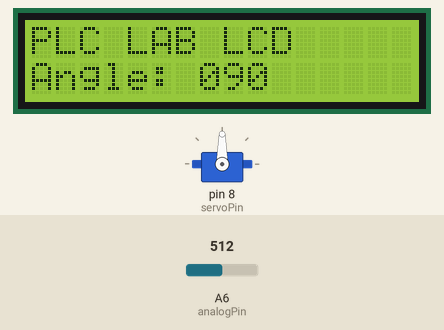
Recording of a sketch running on a simulated Arduino Nano, built with avr-gcc and run on an emulated ATmega328P. On the bench: servo, 16×2 character LCD. The inputs (shaded band) are chosen by the test bench; at power-on: A6 (analogPin) = 512.

Above: at 1.2 s.
1.3 s: A6 (analogPin) set to 716
At 2.4 s:
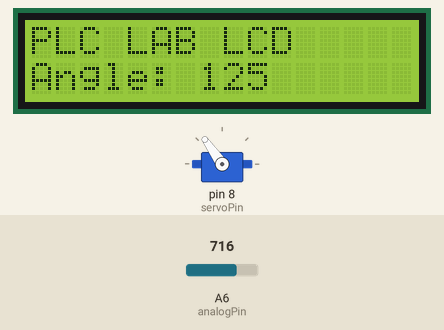
2.8 s: A6 (analogPin) set to 900
At 4.0 s:
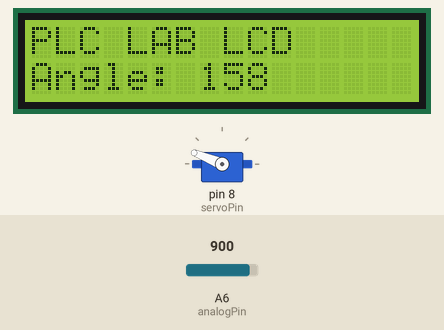
4.3 s: A6 (analogPin) set to 1023
At 5.4 s:
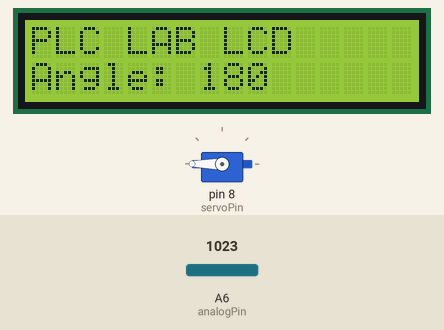
5.8 s: A6 (analogPin) set to 306
At 7.0 s:
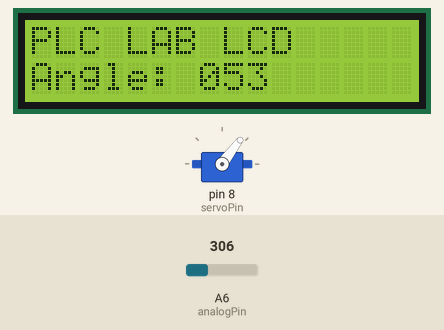
7.3 s: A6 (analogPin) set to 122
At 8.5 s:
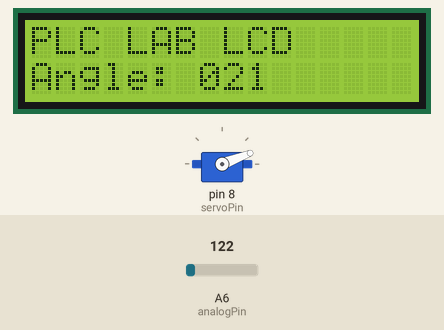
8.8 s: A6 (analogPin) set to 0
At 10.3 s:
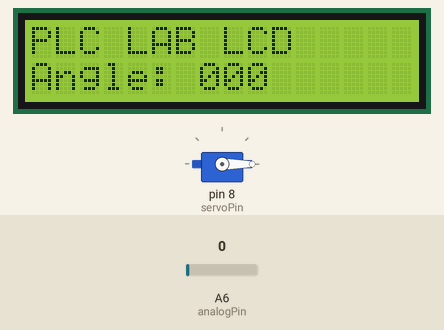
Timing chart, 0 to 11.3 s (numbered marks = the images above; inputs shaded):
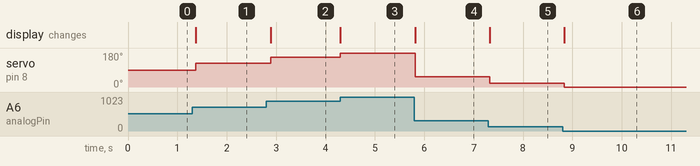

The sketch:

PlcLab_LcdServoControl.ino
```cpp
/******************************************************************
  Project name : Plc Lab - LCD Servo Control
  Author       : PLC-EXPERT
  Date Time    : 2019-01-02
  Description  : Lcd and servo motor example
  CPU BOARD    : Arduino NANO
  URL          : www.plc-expert.com
******************************************************************/
#include <LiquidCrystal.h>
#include <Servo.h>

const int rs = 12, en = 11, d4 = 6, d5 = 7, d6 = 5, d7 = 4;
LiquidCrystal lcd(rs, en, d4, d5, d6, d7);

#define servoPin 8
int analogPin = A6;

Servo servo;
int pos = 0;

void setup(){
  Serial.begin(9600);
  servo.attach(servoPin);

  lcd.begin(16, 2);
  lcd.print("PLC LAB LCD");

  lcd.setCursor(0, 1);
  lcd.print("Angle:");
}

void loop(){
  int analogValue = analogRead(analogPin);
  int angle = map(analogValue, 0, 1023, 0, 180);
  servo.write(angle);

  char charBuffer[4];
  snprintf(charBuffer,sizeof(charBuffer), "%03d", angle);
  lcd.setCursor(7, 1);
  lcd.print(charBuffer);

  delay(100);
}
```

Measured:
- after the input at 1.3 s, servo on pin 8 (servoPin): 90° → 125° after 0.08 s; the display: changes after 0.08 s (image 1)
- after the input at 2.8 s, servo on pin 8 (servoPin): 125° → 158° after 0.09 s; the display: changes after 0.09 s (image 2)
- after the input at 4.3 s, servo on pin 8 (servoPin): 158° → 180° at once; the display: changes at once (image 3)
- after the input at 5.8 s, servo on pin 8 (servoPin): 180° → 53° at once; the display: changes at once (image 4)
- after the input at 7.3 s, servo on pin 8 (servoPin): 53° → 21° at once; the display: changes at once (image 5)
- after the input at 8.8 s, servo on pin 8 (servoPin): 21° → 0° at once; the display: changes at once (image 6)
